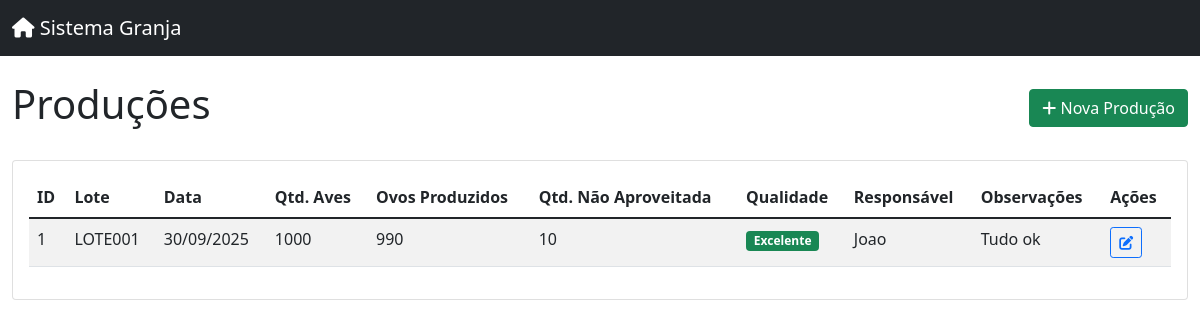
Page /producoes/ on the earlier database version.
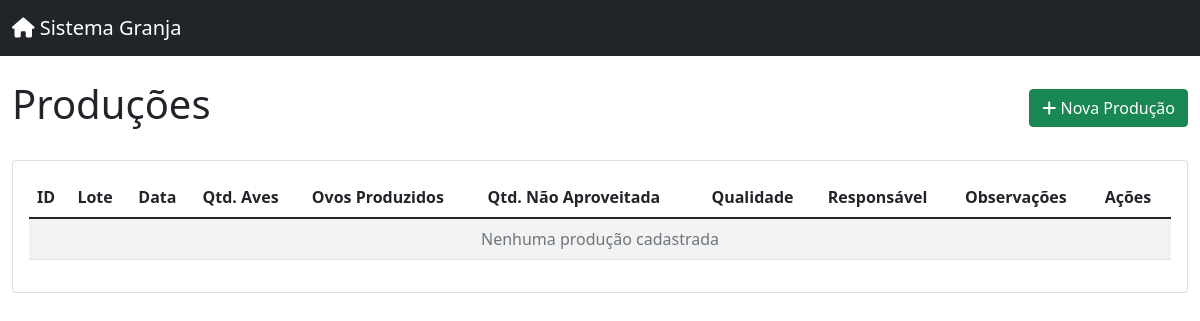
Same page on the later database version.
### app/models/database.py (models this page shows)
class BaseModel(Model):
    class Meta:
        database = db

class Producao(BaseModel):
    id_producao = AutoField()
    data_coleta = DateField()
    quantidade_ovos = IntegerField()
    quantidade_aves = IntegerField()
    qualidade_producao = CharField(max_length=50)
    producao_nao_aproveitada = IntegerField(default=0)
    lote = ForeignKeyField(Lote, backref='producoes')
    observacoes = TextField(null=True)
    responsavel = CharField(max_length=100)
    class Meta:
        table_name = 'producao'

class Lote(BaseModel):
    id_lote = AutoField()
    numero_lote = CharField(max_length=50)
    data_entrada = DateField()
    quantidade_inicial = IntegerField()
    idade_inicial = IntegerField()
    raca = CharField(max_length=100)
    fornecedor = CharField(max_length=200)
    observacoes = TextField(null=True)
    ativo = BooleanField(default=True)
    class Meta:
        table_name = 'lotes'

### app/routes/producao_routes.py (the view)
@producao_web.route('/', methods=['GET'])
def listar():
    producoes = ProducaoController.listar_todos()
    producoes = sorted(producoes, key=lambda x: x.id_producao)
    return render_template('producao/listar.html', producoes=producoes)

### app/controllers/producao_controller.py (called while the page is built)
    @staticmethod
    def listar_todos() -> List[Producao]:                                       # Lista todos os registros de produção
        return list(Producao.select().order_by(Producao.data_coleta.desc()))

### app/templates/producao/listar.html
{% extends "layouts/admin.html" %}
{% block content %}
<div class="container-fluid">
    <div class="d-flex justify-content-between align-items-center mb-4">
        <h1>Produções</h1>
        <a class="btn btn-success" href="{{ url_for('producao_web.criar') }}">
            <i class="fas fa-plus"></i> Nova Produção
        </a>
    </div>
    <div class="card">
        <div class="card-body">
            <div class="table-responsive">
                <table class="table table-striped">
                    <thead>
                        <tr>
                            <th>ID</th>
                            <th>Lote</th>
                            <th>Data</th>
                            <th>Qtd. Aves</th>
                            <th>Ovos Produzidos</th>
                            <th>Qtd. Não Aproveitada</th>
                            <th>Qualidade</th>
                            <th>Responsável</th>
                            <th>Observações</th>
                            <th>Ações</th>
                        </tr>
                    </thead>
                    <tbody>
                    {% for p in producoes %}
                        <tr>
                            <td>{{ p.id_producao }}</td>
                            <td>{{ p.lote.numero_lote }}</td>
                            <td>{{ p.data_coleta.strftime("%d/%m/%Y") }}</td>
                            <td>{{ p.quantidade_aves }}</td>
                            <td>{{ p.quantidade_ovos }}</td>
                            <td>{{ p.producao_nao_aproveitada }}</td>
                            <td>
                                {% set qualidade = p.qualidade_producao.lower() %}
                                {% if qualidade == 'excelente' %}
                                    <span class="badge bg-success">{{ p.qualidade_producao }}</span>
                                {% elif qualidade == 'bom' or qualidade == 'boa' %}
                                    <span class="badge bg-info">{{ p.qualidade_producao }}</span>
                                {% elif qualidade == 'regular' %}
                                    <span class="badge bg-warning">{{ p.qualidade_producao }}</span>
                                {% elif qualidade == 'ruim' %}
                                    <span class="badge bg-danger">{{ p.qualidade_producao }}</span>
                                {% else %}
                                    <span class="badge bg-secondary">{{ p.qualidade_producao }}</span>
                                {% endif %}
                            </td>
                            <td>{{ p.responsavel }}</td>
                            <td>{{ p.observacoes or "-" }}</td>
                            <td>
                                <div class="btn-group btn-group-sm">
                                    <a class="btn btn-outline-primary"
                                       href="{{ url_for('producao_web.editar', producao_id=p.id_producao) }}"
                                       title="Editar">
                                        <i class="fas fa-edit"></i>
                                    </a>
                                </div>
                            </td>
                        </tr>
                    {% else %}
                        <tr>
                            <td colspan="10" class="text-center text-muted">
                                Nenhuma produção cadastrada
                            </td>
                        </tr>
                    {% endfor %}
                    </tbody>
                </table>
            </div>
        </div>
    </div>
</div>
{% endblock %}

### app/templates/layouts/admin.html (shortened to what this page needs)
<!DOCTYPE html>
<html lang="pt-br">
<head>
    <link href="https://cdn.jsdelivr.net/npm/bootstrap@5.1.3/dist/css/bootstrap.min.css" rel="stylesheet">
    <link href="https://cdnjs.cloudflare.com/ajax/libs/font-awesome/6.0.0/css/all.min.css" rel="stylesheet">
</head>
<body>
    <nav class="navbar navbar-expand-lg navbar-dark bg-dark">
        <div class="container-fluid">
            <a class="navbar-brand" href="{{ url_for('dashboard.index') }}">
                <i class="fas fa-home"></i> Sistema Granja
            </a>
        </div>
    </nav>
    <main class="py-4">
        {% block content %}{% endblock %}
    </main>
</body>
</html>

Differences in the rows shown:
removed Producao: id_producao "1", lote.numero_lote "LOTE001", data_coleta "30/09/2025", quantidade_aves "1000", quantidade_ovos "990", producao_nao_aproveitada "10", qualidade_producao "Excelente", responsavel "Joao", observacoes "Tudo ok"
Other differences:
text now shown: "Nenhuma produção cadastrada"
